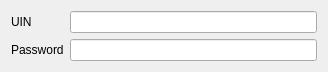
<?xml version="1.0" encoding="UTF-8"?>
<ui version="4.0">
 <class>IcqLoginWidget</class>
 <widget class="QWidget" name="IcqLoginWidget">
  <property name="geometry">
   <rect>
    <x>0</x>
    <y>0</y>
    <width>328</width>
    <height>65</height>
   </rect>
  </property>
  <property name="windowTitle">
   <string>IcqLoginWidget</string>
  </property>
  <layout class="QFormLayout" name="formLayout">
   <item row="0" column="0">
    <widget class="QLabel" name="label">
     <property name="text">
      <string>UIN</string>
     </property>
    </widget>
   </item>
   <item row="1" column="0">
    <widget class="QLabel" name="label_2">
     <property name="text">
      <string>Password</string>
     </property>
    </widget>
   </item>
   <item row="0" column="1">
    <widget class="QLineEdit" name="e_login"/>
   </item>
   <item row="1" column="1">
    <widget class="QLineEdit" name="e_password">
     <property name="echoMode">
      <enum>QLineEdit::Password</enum>
     </property>
    </widget>
   </item>
  </layout>
 </widget>
 <layoutdefault spacing="6" margin="11"/>
 <resources/>
 <connections/>
</ui>
